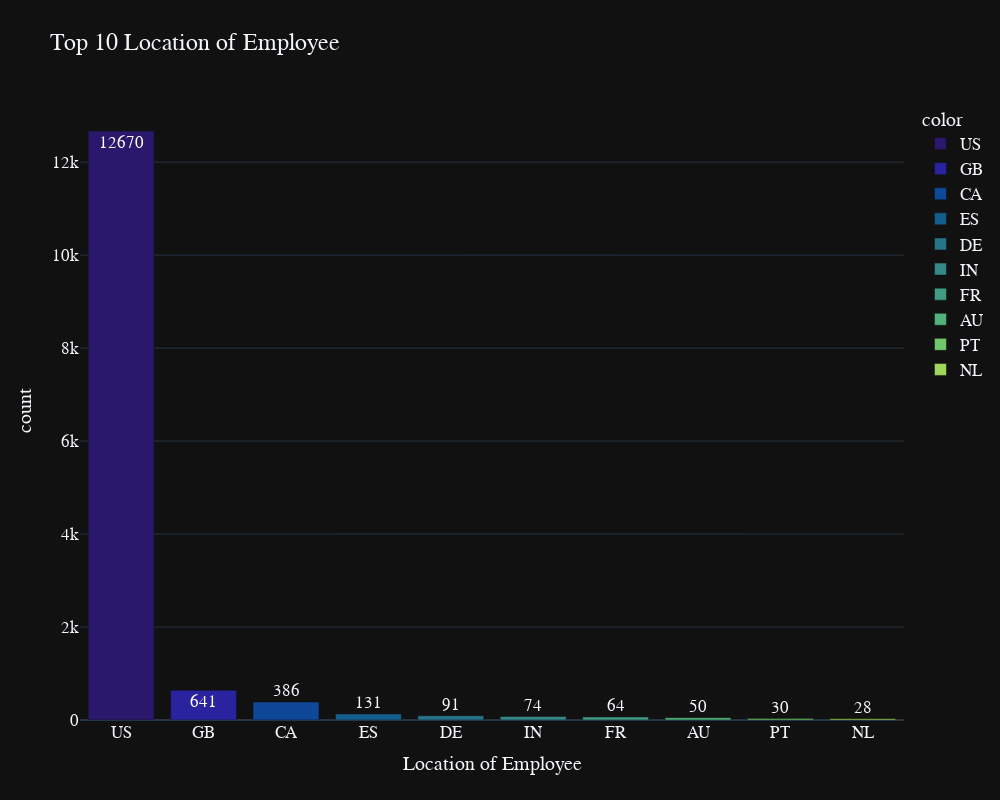

Source (notebook cell):
### Code cell
# Bar Chart: Job Postings by Top 10 Location of Employee

residence = dfSalaries['employee_residence'].value_counts()

top10_employee_location = residence[:10]

fig = px.bar(
    y=top10_employee_location.values,
    x=top10_employee_location.index,
    color = top10_employee_location.index,
    color_discrete_sequence=px.colors.sequential.haline,
    text=top10_employee_location.values,
    title= 'Top 10 Location of Employee',
    template= 'plotly_dark',
    width=1000, height=800, 
)

fig.update_layout(
    xaxis_title="Location of Employee",
    yaxis_title="count",
    font = dict(size=17,family="Franklin Gothic"))

fig.show()

### Figure 1 — Plotly figure (JSON) as saved in the notebook; plotly's stock layout.template omitted (floating-point values rounded to 4 significant figures)
{"data": [{"alignmentgroup": "True", "hovertemplate": "color=US<br>x=%{x}<br>y=%{y}<br>text=%{text}<extra></extra>", "legendgroup": "US", "marker": {"color": "rgb(41, 24, 107)", "pattern": {"shape": ""}}, "name": "US", "offsetgroup": "US", "orientation": "v", "showlegend": true, "text": [12670], "textposition": "auto", "type": "bar", "x": ["US"], "xaxis": "x", "y": [12670], "yaxis": "y"}, {"alignmentgroup": "True", "hovertemplate": "color=GB<br>x=%{x}<br>y=%{y}<br>text=%{text}<extra></extra>", "legendgroup": "GB", "marker": {"color": "rgb(42, 35, 160)", "pattern": {"shape": ""}}, "name": "GB", "offsetgroup": "GB", "orientation": "v", "showlegend": true, "text": [641], "textposition": "auto", "type": "bar", "x": ["GB"], "xaxis": "x", "y": [641], "yaxis": "y"}, {"alignmentgroup": "True", "hovertemplate": "color=CA<br>x=%{x}<br>y=%{y}<br>text=%{text}<extra></extra>", "legendgroup": "CA", "marker": {"color": "rgb(15, 71, 153)", "pattern": {"shape": ""}}, "name": "CA", "offsetgroup": "CA", "orientation": "v", "showlegend": true, "text": [386], "textposition": "auto", "type": "bar", "x": ["CA"], "xaxis": "x", "y": [386], "yaxis": "y"}, {"alignmentgroup": "True", "hovertemplate": "color=ES<br>x=%{x}<br>y=%{y}<br>text=%{text}<extra></extra>", "legendgroup": "ES", "marker": {"color": "rgb(18, 95, 142)", "pattern": {"shape": ""}}, "name": "ES", "offsetgroup": "ES", "orientation": "v", "showlegend": true, "text": [131], "textposition": "auto", "type": "bar", "x": ["ES"], "xaxis": "x", "y": [131], "yaxis": "y"}, {"alignmentgroup": "True", "hovertemplate": "color=DE<br>x=%{x}<br>y=%{y}<br>text=%{text}<extra></extra>", "legendgroup": "DE", "marker": {"color": "rgb(38, 116, 137)", "pattern": {"shape": ""}}, "name": "DE", "offsetgroup": "DE", "orientation": "v", "showlegend": true, "text": [91], "textposition": "auto", "type": "bar", "x": ["DE"], "xaxis": "x", "y": [91], "yaxis": "y"}, {"alignmentgroup": "True", "hovertemplate": "color=IN<br>x=%{x}<br>y=%{y}<br>text=%{text}<extra></extra>", "legendgroup": "IN", "marker": {"color": "rgb(53, 136, 136)", "pattern": {"shape": ""}}, "name": "IN", "offsetgroup": "IN", "orientation": "v", "showlegend": true, "text": [74], "textposition": "auto", "type": "bar", "visible": true, "x": ["IN"], "xaxis": "x", "y": [74], "yaxis": "y"}, {"alignmentgroup": "True", "hovertemplate": "color=FR<br>x=%{x}<br>y=%{y}<br>text=%{text}<extra></extra>", "legendgroup": "FR", "marker": {"color": "rgb(65, 157, 133)", "pattern": {"shape": ""}}, "name": "FR", "offsetgroup": "FR", "orientation": "v", "showlegend": true, "text": [64], "textposition": "auto", "type": "bar", "x": ["FR"], "xaxis": "x", "y": [64], "yaxis": "y"}, {"alignmentgroup": "True", "hovertemplate": "color=AU<br>x=%{x}<br>y=%{y}<br>text=%{text}<extra></extra>", "legendgroup": "AU", "marker": {"color": "rgb(81, 178, 124)", "pattern": {"shape": ""}}, "name": "AU", "offsetgroup": "AU", "orientation": "v", "showlegend": true, "text": [50], "textposition": "auto", "type": "bar", "x": ["AU"], "xaxis": "x", "y": [50], "yaxis": "y"}, {"alignmentgroup": "True", "hovertemplate": "color=PT<br>x=%{x}<br>y=%{y}<br>text=%{text}<extra></extra>", "legendgroup": "PT", "marker": {"color": "rgb(111, 198, 107)", "pattern": {"shape": ""}}, "name": "PT", "offsetgroup": "PT", "orientation": "v", "showlegend": true, "text": [30], "textposition": "auto", "type": "bar", "x": ["PT"], "xaxis": "x", "y": [30], "yaxis": "y"}, {"alignmentgroup": "True", "hovertemplate": "color=NL<br>x=%{x}<br>y=%{y}<br>text=%{text}<extra></extra>", "legendgroup": "NL", "marker": {"color": "rgb(160, 214, 91)", "pattern": {"shape": ""}}, "name": "NL", "offsetgroup": "NL", "orientation": "v", "showlegend": true, "text": [28], "textposition": "auto", "type": "bar", "x": ["NL"], "xaxis": "x", "y": [28], "yaxis": "y"}], "layout": {"barmode": "relative", "font": {"family": "Franklin Gothic", "size": 17}, "height": 800, "legend": {"title": {"text": "color"}, "tracegroupgap": 0}, "title": {"text": "Top 10 Location of Employee"}, "width": 1000, "xaxis": {"anchor": "y", "autorange": true, "domain": [0, 1], "range": [-0.5, 9.5], "title": {"text": "Location of Employee"}, "type": "category"}, "yaxis": {"anchor": "x", "autorange": true, "domain": [0, 1], "range": [0, 13340.0], "title": {"text": "count"}, "type": "linear"}}}
